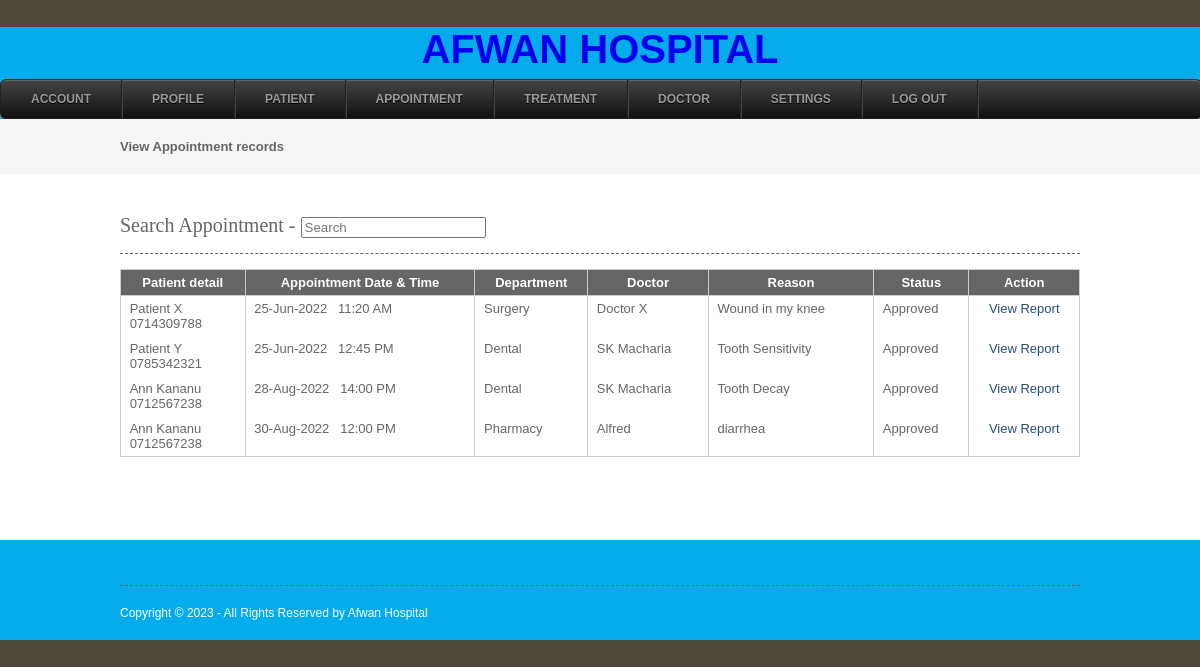
The app's page /viewappointment.php (signed in) with its own data.
### tables this page shows
CREATE TABLE `appointment` (
  `appointmentid` int(10) NOT NULL,
  `appointmenttype` varchar(25) NOT NULL,
  `patientid` int(10) NOT NULL,
  `roomid` int(10) NOT NULL,
  `departmentid` int(10) NOT NULL,
  `appointmentdate` date NOT NULL,
  `appointmenttime` time NOT NULL,
  `doctorid` int(10) NOT NULL,
  `status` varchar(10) NOT NULL,
  `app_reason` text NOT NULL
);

CREATE TABLE `patient` (
  `patientid` int(10) NOT NULL,
  `patientname` varchar(50) NOT NULL,
  `admissiondate` date NOT NULL,
  `admissiontime` time NOT NULL,
  `address` varchar(250) NOT NULL,
  `mobileno` varchar(15) NOT NULL,
  `city` varchar(25) NOT NULL,
  `loginid` varchar(50) NOT NULL,
  `password` varchar(25) NOT NULL,
  `bloodgroup` varchar(20) NOT NULL,
  `gender` varchar(10) NOT NULL,
  `dob` date NOT NULL,
  `status` varchar(10) NOT NULL
);

CREATE TABLE `department` (
  `departmentid` int(10) NOT NULL,
  `departmentname` varchar(100) NOT NULL,
  `description` text NOT NULL,
  `status` varchar(10) NOT NULL
);

CREATE TABLE `doctor` (
  `doctorid` int(10) NOT NULL,
  `doctorname` varchar(50) NOT NULL,
  `mobileno` varchar(15) NOT NULL,
  `departmentid` int(10) NOT NULL,
  `loginid` varchar(25) NOT NULL,
  `password` varchar(25) NOT NULL,
  `status` varchar(10) NOT NULL,
  `education` varchar(25) NOT NULL,
  `experience` float(11,1) NOT NULL,
  `consultancy_charge` float(10,2) NOT NULL
);

### viewappointment.php (the view, shortened to what this page needs)
<?php
include("headers.php");
include("dbconnection.php");
?>
<div class="wrapper col2">
  <div id="breadcrumb">
    <ul>
      <li class="first">View Appointment records</li></ul>
  </div>
</div>
<div class="wrapper col4">
  <div id="container">
   <section class="container">
<h2>Search Appointment - <input type="search" class="light-table-filter" data-table="order-table" placeholder="Search" /></h2>
    <table class="order-table">
      <thead>
        <tr>
          <th>Patient detail</th>
          <th>Appointment Date &  Time</th>
          <th>Department</th>
          <th>Doctor</th>
          <th>Reason</th>
          <th>Status</th>
          <th><div align="center">Action</div></th>
        </tr>
        </thead>
        <tbody>
          <?php
		$sql ="SELECT * FROM appointment WHERE (status !='')";
		$qsql = mysqli_query($con,$sql);
		while($rs = mysqli_fetch_array($qsql))
		{
			$sqlpat = "SELECT * FROM patient WHERE patientid='$rs[patientid]'";
			$qsqlpat = mysqli_query($con,$sqlpat);
			$rspat = mysqli_fetch_array($qsqlpat);
			$sqldept = "SELECT * FROM department WHERE departmentid='$rs[departmentid]'";
			$qsqldept = mysqli_query($con,$sqldept);
			$rsdept = mysqli_fetch_array($qsqldept);
			$sqldoc= "SELECT * FROM doctor WHERE doctorid='$rs[doctorid]'";
			$qsqldoc = mysqli_query($con,$sqldoc);
			$rsdoc = mysqli_fetch_array($qsqldoc);
        echo "<tr>
          <td>&nbsp;$rspat[patientname]<br>&nbsp;$rspat[mobileno]</td>
			 <td>&nbsp;" . date("d-M-Y",strtotime($rs[appointmentdate])) . " &nbsp; " . date("H:i A",strtotime($rs[appointmenttime])) . "</td>
		    <td>&nbsp;$rsdept[departmentname]</td>
			   <td>&nbsp;$rsdoc[doctorname]</td>
			    <td>&nbsp;$rs[app_reason]</td>
			    <td>&nbsp;$rs[status]</td>
          <td><div align='center'>";
		  if($rs[status] != "Approved")
		  {
				  if(!(isset($_SESSION[patientid])))
				  {
						  echo "<a href='appointmentapproval.php?editid=$rs[appointmentid]'>Approve</a><hr>";
				  }
				 echo "  <a href='viewappointment.php?delid=$rs[appointmentid]'>Delete</a>";
		  }
		  else
		  {
				echo "<a href='patientreport.php?patientid=$rs[patientid]&appointmentid=$rs[appointmentid]'>View Report</a>";
		  }
		 echo "</center></td></tr>";
		}
		?>
      </tbody>
    </table>
    </section>
    <p>&nbsp;</p>
  </div>
</div>
<?php
include("footers.php");
?>

### layout/styles/layout.css (style rules this page uses)
html { overflow-y:scroll; }
body { margin:0; padding:0; font-size:13px; font-family:verdana, Arial, Helvetica, sans-serif; color:#FFFFFF; background-color:#4F473A; }
a { outline:none; text-decoration:none; }
div.wrapper { display:block; width:100%; margin:0; text-align:left; }
.col2 { color:#666666; background-color:#F5F5F5; }
.col3, .col4 { color:#666666; background-color:#FFFFFF; }
#head, #gallery, #breadcrumb, #container, #footer { display:block; position:relative; width:960px; margin:0 auto; }
#breadcrumb { padding:20px 0; }
#breadcrumb ul { margin:0; padding:0; list-style:none; }
#breadcrumb ul li { display:inline; }
#breadcrumb ul li.first { font-weight:bold; }
#container { padding:40px 0; }
#container h1, #container h2, #container h3, #container h4, #container h5, #container h6 { margin:0 0 15px 0; padding:0 0 15px 0; line-height:normal; font-weight:normal; font-size:20px; font-family:Georgia, "Times New Roman", Times, serif; border-bottom:1px dashed #666666; }
#container a { color:#294E79; background-color:#FFFFFF; }

### layout/styles/tables.css (style rules this page uses)
table { width:100%; border-collapse:collapse; table-layout:auto; vertical-align:top; margin-bottom:15px; border:1px solid #CCCCCC; }
table thead th { color:#FFFFFF; background-color:#666666; border:1px solid #CCCCCC; border-collapse:collapse; text-align:center; table-layout:auto; vertical-align:middle; }
table tbody td { vertical-align:top; border-collapse:collapse; border-left:1px solid #CCCCCC; border-right:1px solid #CCCCCC; }
table thead th, table tbody td { padding:5px; border-collapse:collapse; }

### records on screen
appointment: patientid.patientname "Patient X", patientid.mobileno "0714309788", appointmentdate "25-Jun-2022", appointmenttime "11:20 AM", departmentid.departmentname "Surgery", doctorid.doctorname "Doctor X", app_reason "Wound in my knee", status "Approved"
appointment: patientid.patientname "Patient Y", patientid.mobileno "0785342321", appointmentdate "25-Jun-2022", appointmenttime "12:45 PM", departmentid.departmentname "Dental", doctorid.doctorname "SK Macharia", app_reason "Tooth Sensitivity", status "Approved"
appointment: patientid.patientname "Ann Kananu", patientid.mobileno "0712567238", appointmentdate "28-Aug-2022", appointmenttime "14:00 PM", departmentid.departmentname "Dental", doctorid.doctorname "SK Macharia", app_reason "Tooth Decay", status "Approved"
appointment: patientid.patientname "Ann Kananu", patientid.mobileno "0712567238", appointmentdate "30-Aug-2022", appointmenttime "12:00 PM", departmentid.departmentname "Pharmacy", doctorid.doctorname "Alfred", app_reason "diarrhea", status "Approved"
